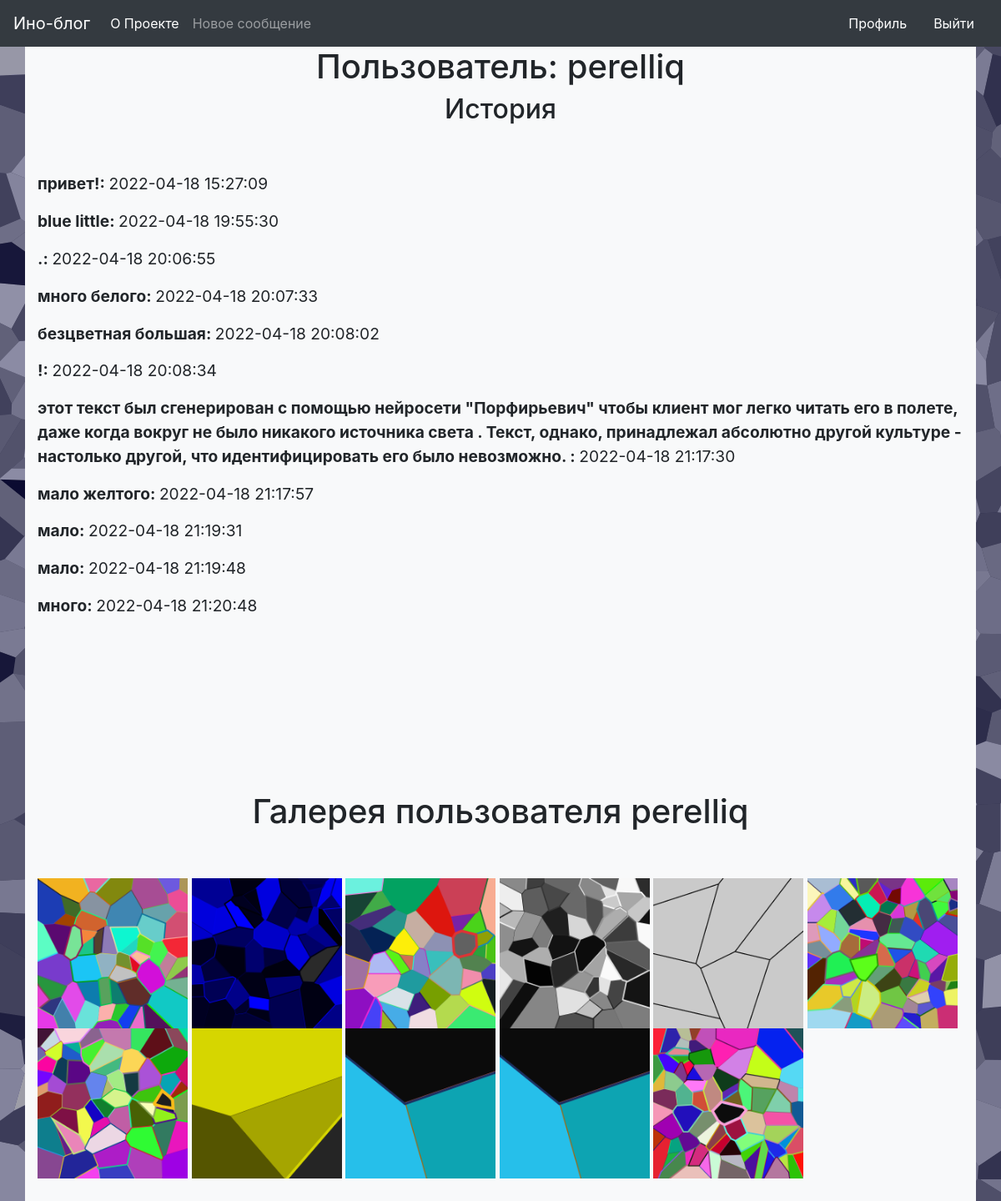
Page /user/perelliq (signed in) on the committed database.
### project.py (models this page shows, shortened)
class Post(db.Model):
    id = db.Column(db.Integer, primary_key=True)
    title = db.Column(db.String(140))
    content = db.Column(db.String(540))
    image = db.Column(db.String(40))
    stamp = db.Column(db.DateTime, index=True, default=datetime.now(timezone.utc))
    username = db.Column(db.String(140))

### project.py (the view)
@app.route('/user/<username>')
@login_required
def user(username):
    conn = get_db_connection()
    posts = conn.execute('SELECT * FROM post WHERE username = ?', (username,)).fetchall()
    conn.close()
    return render_template('user.html', posts=posts, user=username,
                           len_posts=len(posts))

### project.py (called while the page is built)
@login.user_loader
def load_user(user_id):
    return User.query.get(int(user_id))

def get_db_connection():
    conn = sqlite3.connect('database.db')
    conn.row_factory = sqlite3.Row
    return conn

### templates/user.html
{% extends 'base.html' %}
{% block content %}
<h1 align="center">Пользователь: {{ user }}</h1>
<h2 align="center">История</h2>
<br> <br>
{% if len_posts > 0%}
{% for post in posts %}
<p><big>
    <b>{{ post.content }}: </b> {{ post.stamp }}
</big>
</p>
{% endfor %}
{% else %}
<p align="center"><big>
    Пока нет постов
</big></p>
{% endif %}
<br> <br> <br> <br> <br> <br> <br> <br>
{% if len_posts > 0%}
<h1 align="center">Галерея пользователя {{ user }}</h1>
<br> <br>
{% for post in posts %}
<img src="{{ url_for('static', filename=post['image']) }}" width="180" height="180">
{% endfor %}
{% endif %}
<br> <br> <br> <br> <br> <br> <br> <br> <br> <br> <br> <br> <br> <br> <br> <br>
<br> <br> <br> <br> <br> <br> <br> <br> <br> <br> <br> <br> <br> <br> <br> <br>
{% endblock %}

### rows in the picture
Post: content "привет!", stamp "2022-04-18 15:27:09", image (picture)
Post: content "blue little", stamp "2022-04-18 19:55:30", image (picture)
Post: content ".", stamp "2022-04-18 20:06:55", image (picture)
Post: content "много белого", stamp "2022-04-18 20:07:33", image (picture)
Post: content "безцветная большая", stamp "2022-04-18 20:08:02", image (picture)
Post: content "!", stamp "2022-04-18 20:08:34", image (picture)
Post: content "этот текст был сгенерирован с помощью нейросети \"Порфирьевич\" чтобы клиент мог легко читать его в полете, даже когда вокруг не было никакого источника света . Текст, однако, принадлежал абсолютно другой культуре - настолько другой, что идентифицировать его было невозможно.", stamp "2022-04-18 21:17:30", image (picture)
Post: content "мало желтого", stamp "2022-04-18 21:17:57", image (picture)
Post: content "мало", stamp "2022-04-18 21:19:31", image (picture)
Post: content "мало", stamp "2022-04-18 21:19:48", image (picture)
Post: content "много", stamp "2022-04-18 21:20:48", image (picture)

### other values in the picture
{{ user }} "perelliq"
